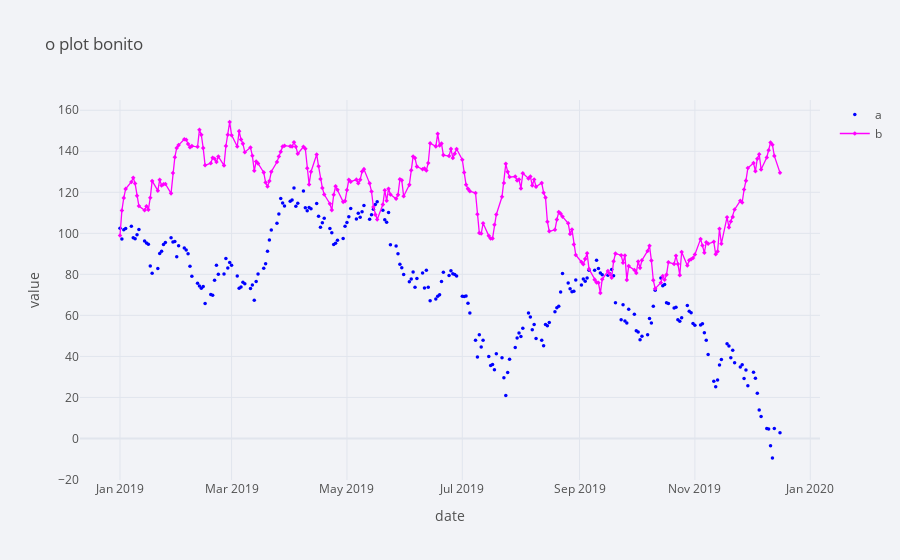

Notebook code cell kept with this figure:
### Code cell
plyo.iplot(df[['a','b']].iplot(asFigure=True,
                              theme="polar",
                              title="o plot bonito",
                              xTitle="date",
                              yTitle="value",
                              mode={'a':'markers','b':'lines+markers'},
                              symbol={'a':'circle','b':'diamond'},
                              size=3.5,
                              colors={'a':'blue','b':'magenta'}),
          #image='png',
          filename='ply_01')

### Figure 1 — Plotly figure (JSON) as saved in the notebook; plotly's stock layout.template omitted (floating-point values rounded to 4 significant figures; data arrays with more than 128 entries replaced by an {"elided": "..."} marker saying what was removed)
{"data": [{"line": {"color": "blue", "dash": "solid", "shape": "linear", "width": 1.3}, "marker": {"size": 3.5, "symbol": "circle"}, "mode": "markers", "name": "a", "text": "", "type": "scatter", "x": {"elided": "250 str values"}, "y": {"elided": "250 float values"}}, {"line": {"color": "magenta", "dash": "solid", "shape": "linear", "width": 1.3}, "marker": {"size": 3.5, "symbol": "diamond"}, "mode": "lines+markers", "name": "b", "text": "", "type": "scatter", "x": {"elided": "250 str values"}, "y": {"elided": "250 float values"}}], "layout": {"legend": {"bgcolor": "#F2F3F7", "font": {"color": "#505050"}}, "paper_bgcolor": "#F2F3F7", "plot_bgcolor": "#F2F3F7", "title": {"font": {"color": "#484848"}, "text": "o plot bonito"}, "xaxis": {"gridcolor": "#E1E5ED", "showgrid": true, "tickfont": {"color": "#505050"}, "title": {"font": {"color": "#505050"}, "text": "date"}, "zerolinecolor": "#E1E5ED"}, "yaxis": {"gridcolor": "#E1E5ED", "showgrid": true, "tickfont": {"color": "#505050"}, "title": {"font": {"color": "#505050"}, "text": "value"}, "zerolinecolor": "#E1E5ED"}}}
